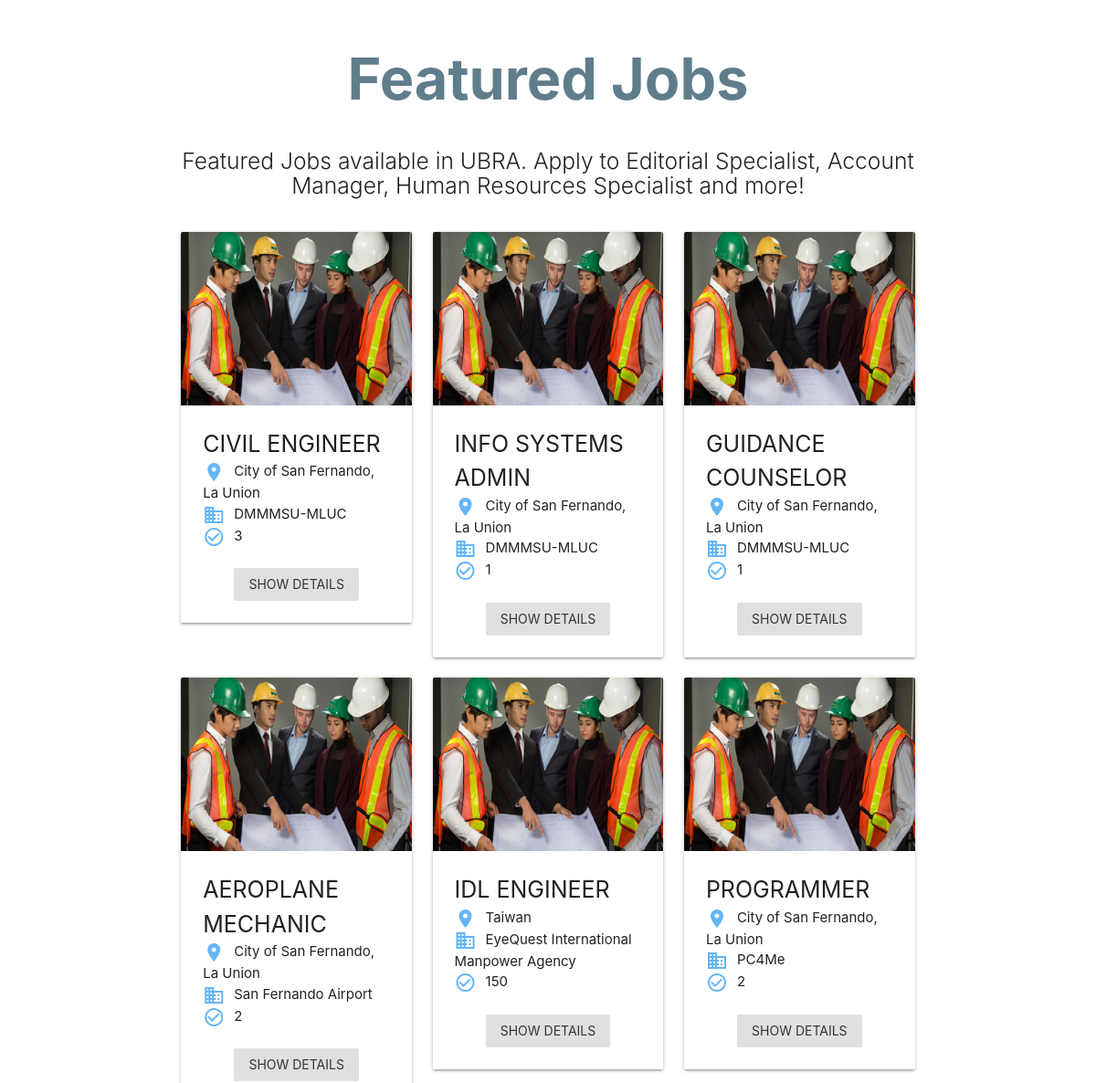
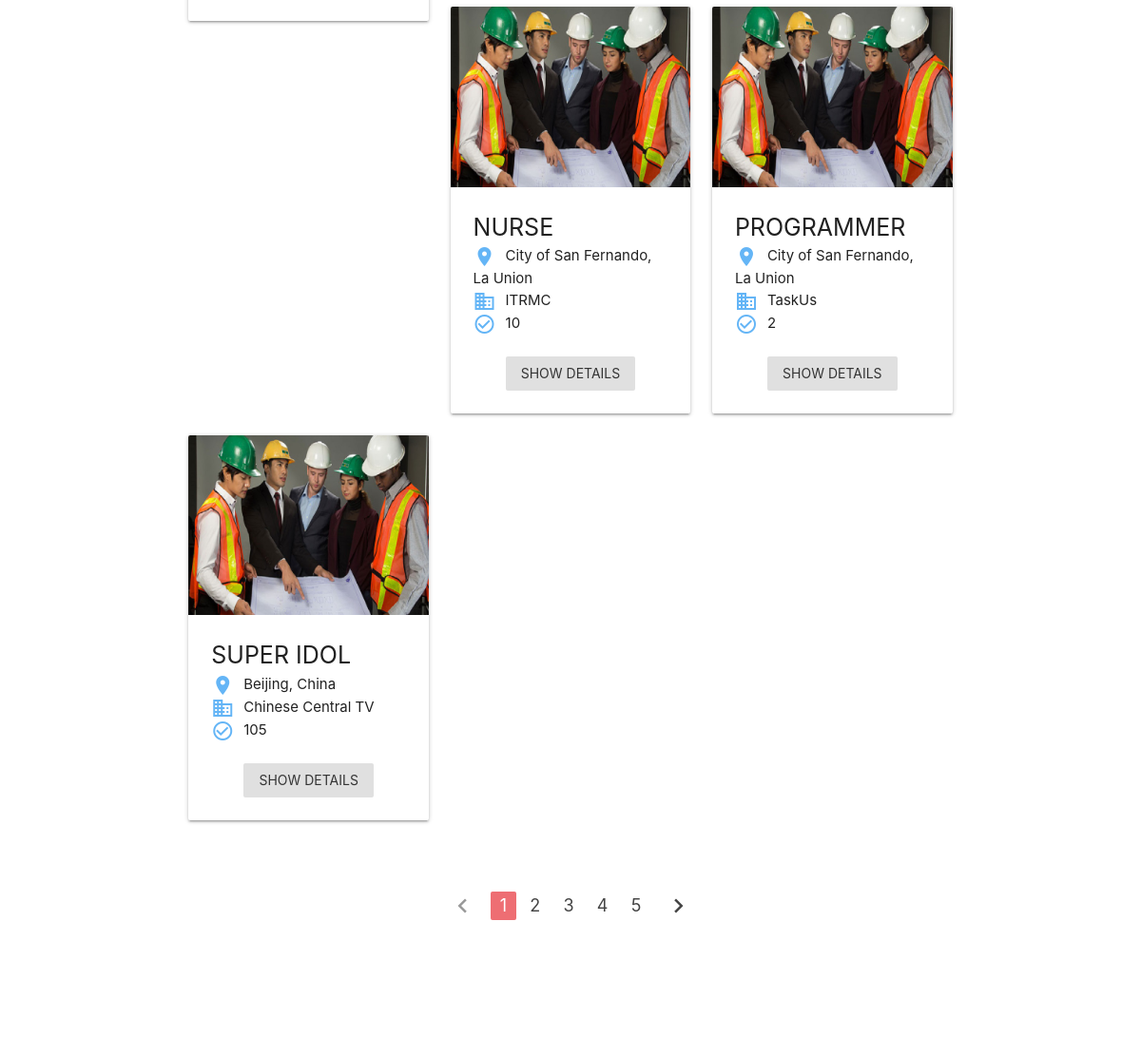
/job-offer/etc/home.php, run on the app's committed database (2 pictures, top to bottom).
### tables this page shows
CREATE TABLE `job_tbl` (
  `j_id` int(11) NOT NULL,
  `j_name` varchar(255) NOT NULL,
  `j_area` varchar(255) NOT NULL,
  `j_specialization` varchar(255) NOT NULL,
  `j_location` varchar(255) NOT NULL,
  `j_organization` varchar(255) NOT NULL,
  `j_count` int(11) NOT NULL,
  `j_description` varchar(255) NOT NULL,
  `j_img` varchar(255) NOT NULL
);

### job-offer/etc/home.php (the view, shortened to what this page needs)
<!DOCTYPE html>
<html lang="en">
<head>
  <link href="css/materialize.css" type="text/css" rel="stylesheet" media="screen,projection"/>
  <link href="css/style.css" type="text/css" rel="stylesheet" media="screen,projection"/>
</head>
<body class="body">
	<div class="color2">
	<div class="container">
	<h1 class="header center blue-grey-text">Featured Jobs</h1>
		<div class="row center">
			<h5 class="col s12 light">Featured Jobs available in UBRA. Apply to Editorial Specialist, Account Manager, Human Resources Specialist and more!</h5>
        </div>
		<form action="pass.php" method="POST">
		<?php
			$servername = "localhost";
			$username = "root";
			$password = "";
			$dbname = "hub";
			$conn = new mysqli($servername, $username, $password, $dbname);
			$sql = "SELECT j_id, j_name, j_location, j_organization, j_count FROM job_tbl";
			$result = $conn->query($sql);
			if ($result->num_rows > 0)
			{
				while($row = $result->fetch_assoc())
				{
		?>
        <div class="row">
			<div class="col s12 m4">
				<div class="card hoverable">
				<div class="card-image">
					<img src="img/Engineers.jpg">
				</div>
				<div class="card-content">
					<p class="job"><?php echo $row['j_name']; ?></p>
					<i class="material material-icons">place</i><?php echo $row['j_location']; ?><br>
					<i class="material material-icons">business</i><?php echo $row['j_organization']; ?><br>
					<i class="material material-icons">check_circle_outline</i><?php echo $row['j_count']; ?><br><br>
					<center><button name="show" value="<?php echo $row['j_id']; ?>" class="waves-effect btn-flat">Show Details</button></center>
				</div>
				</div>
			</div>
			<?php } }else{ echo "error"; ?>
		<?php } ?>
		</div>
		</form>
	</div>
	</div>
	<center>
		<ul class="pagination">
			<li class="disabled"><a href="#!"><i class="material-icons">chevron_left</i></a></li>
			<li class="active"><a href="#!">1</a></li>
			<li class="waves-effect"><a href="#!">2</a></li>
			<li class="waves-effect"><a href="#!">3</a></li>
			<li class="waves-effect"><a href="#!">4</a></li>
			<li class="waves-effect"><a href="#!">5</a></li>
			<li class="waves-effect"><a href="#!"><i class="material-icons">chevron_right</i></a></li>
		</ul>
	</center>
  </body>
</html>

### job-offer/etc/home.php (style rules this page uses)
.color2 { background: white; padding: 10px; }
.header { font-weight: bolder; }
.material { display: inline-flex; vertical-align: top; margin-right: 10px; color: #64b5f6; }
.job { font-size: 25px; font-weight: normal; text-transform: uppercase; }
.btn-flat { background-color: #e0e0e0 ; }

### data on the page
job_tbl: j_name "CIVIL ENGINEER", j_location "City of San Fernando, La Union", j_organization "DMMMSU-MLUC", j_count "3", $row['j_id'] 1 (drawn)
job_tbl: j_name "INFO SYSTEMS ADMIN", j_location "City of San Fernando, La Union", j_organization "DMMMSU-MLUC", j_count "1", $row['j_id'] 2 (drawn)
job_tbl: j_name "GUIDANCE COUNSELOR", j_location "City of San Fernando, La Union", j_organization "DMMMSU-MLUC", j_count "1", $row['j_id'] 3 (drawn)
job_tbl: j_name "AEROPLANE MECHANIC", j_location "City of San Fernando, La Union", j_organization "San Fernando Airport", j_count "2", $row['j_id'] 4 (drawn)
job_tbl: j_name "IDL ENGINEER", j_location "Taiwan", j_organization "EyeQuest International Manpower Agency", j_count "150", $row['j_id'] 5 (drawn)
job_tbl: j_name "PROGRAMMER", j_location "City of San Fernando, La Union", j_organization "PC4Me", j_count "2", $row['j_id'] 6 (drawn)
job_tbl: j_name "NURSE", j_location "City of San Fernando, La Union", j_organization "ITRMC", j_count "10", $row['j_id'] 7 (drawn)
job_tbl: j_name "PROGRAMMER", j_location "City of San Fernando, La Union", j_organization "TaskUs", j_count "2", $row['j_id'] 8 (drawn)
job_tbl: j_name "SUPER IDOL", j_location "Beijing, China", j_organization "Chinese Central TV", j_count "105", $row['j_id'] 9 (drawn)
